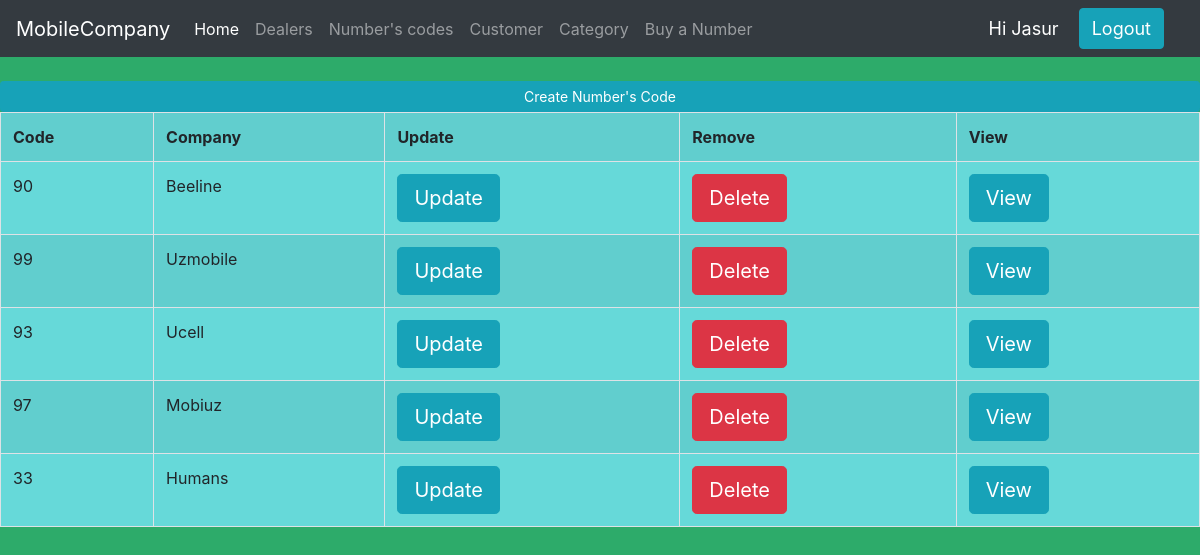
The app's page /NumberCode/ (signed in) with its own data.
### mobile_company/models.py (models this page shows, shortened)
class NumberCodes(models.Model):
    code = models.CharField(max_length=100, null=True)
    providerName = models.ForeignKey(Providers, null=True, on_delete=models.SET_NULL)

class Providers(models.Model):
    name = models.CharField(max_length=100, null=True)
    description = models.CharField(max_length=100, null=True)
    startyear = models.CharField(max_length=100, null=True)
    status = models.IntegerField(null=True)
    def __str__(self):
        return self.name

### mobile_company/decorators.py (the view)
        def wrapper(request, *args, **kwargs):
            group = None
            if request.user.groups.exists():
                group = request.user.groups.all()[0].name
            if group in allowed_users:
                return func(request, *args, **kwargs)
            else:
                return HttpResponse('Error')

### mobile_company/views.py (called while the page is built)
@allowed_users(allowed_users=['admin', 'manager'])
@login_required(login_url='login')
def NumberCode(request):
    number_code = NumberCodes.objects.all()
    return render(request, 'mobile_company/number_code.html', {'number_code': number_code})

### mobile_company/templates/mobile_company/number_code.html
{% extends 'mobile_company/main.html' %}
{% block content %}
    <br>
    <div>
        <div>
            <div class=>
            <a class="btn btn-primary btn-sm btn-block btn-info" href="{% url 'NumberCodeCreate' %}"> Create Number's Code
            </a>
                <table class="table table-striped table-bordered table-hover">
                    <tr>
                    <th> Code </th>
                    <th> Company </th>
                    <th> Update </th>
                    <th> Remove </th>
                    <th> View </th>
                </tr>
                {% for i in number_code %}
                    <tr>
                        <td> {{ i.code }} </td>
                        <td> {{ i.providerName }} </td>
                        <td><a class="btn btn-primary btn-lg btn-info" href="{% url 'NumberCodeUpdate' i.id %}"> Update</a></td>
                        <td><a class="btn btn-primary btn-lg btn-danger" href="{% url 'NumberCodeDelete' i.id %}">Delete</a></td>
                        <td><a class="btn btn-primary btn-lg btn-info" href="{% url 'phone_numbers' i.id %}">View</a></td>
                    </tr>
                {% endfor %}
                </table>
            </div>
        </div>
    </div>
{% endblock %}

### mobile_company/templates/mobile_company/navbar.html (shortened to what this page needs)
<nav class="navbar navbar-expand-lg navbar-dark bg-dark">
  <a class="navbar-brand" href=""> MobileCompany </a>
  <div class="collapse navbar-collapse" id="navbarNav">
    <ul class="navbar-nav">
      <li class="nav-item active">
        <a class="nav-link" href="{% url 'home' %}">Home</a>
      </li>
      <li class="nav-item">
        <a class="nav-link" href="{% url 'dealers' %}"> Dealers </a>
      </li>
        <li class="nav-item">
        <a class="nav-link" href="{% url 'NumberCode' %}"> Number's codes </a>
      </li>
      <li class="nav-item">
        <a class="nav-link" href="{% url 'customer' %}"> Customer </a>
      </li>
        <li class="nav-item">
        <a class="nav-link" href="{% url 'category' %}"> Category </a>
      </li>
        <li class="nav-item">
        <a class="nav-link" href="{% url 'UserPage' %}"> Buy a Number </a>
      </li>
      </ul>
  </div>
    <span id="hello">Hi {{ request.user }}</span>
    <span><a id="hello" href="{% url 'logout' %}" class="btn btn-primary btn-info"> Logout </a></span>
</nav>

### mobile_company/templates/mobile_company/main.html (style rules this page uses)
body { background-color: #2dab6a; }
table { background-color: #66d9d9; }

### mobile_company/templates/mobile_company/navbar.html (style rules this page uses)
#hello { font-size: 18px; color: white; margin-right: 20px; }

### records on screen
NumberCodes: code "90", providerName "Beeline"
NumberCodes: code "99", providerName "Uzmobile"
NumberCodes: code "93", providerName "Ucell"
NumberCodes: code "97", providerName "Mobiuz"
NumberCodes: code "33", providerName "Humans"

### other values on screen
{{ request.user }} "Jasur"
